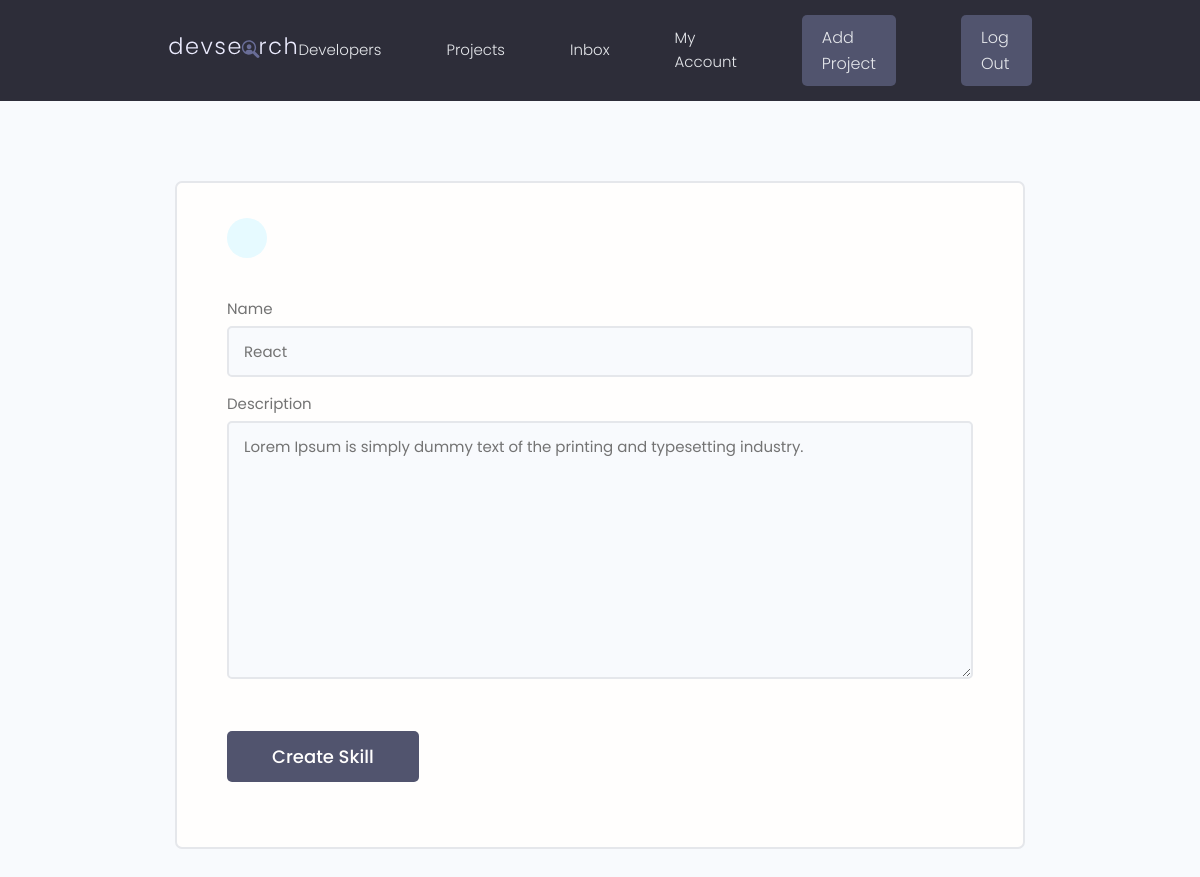
The app's page /update-skill/7b29dc2a-e8ff-4604-8f69-d4fe20208d20/ (signed in) with its own data.
### users/models.py (models this page shows, shortened)
class Skill(models.Model):
    id = models.UUIDField(default=uuid.uuid4, unique=True,
                          primary_key=True, editable=False)
    owner = models.ForeignKey(
        Profile, on_delete=models.CASCADE, null=True, blank=True)
    name = models.CharField(max_length=200, blank=True, null=True)
    description = models.TextField(null=True, blank=True)
    created = models.DateTimeField(auto_now_add=True)

### users/views.py (the view)
# urls.py: path('update-skill/<str:pk>/', view=views.update_skill, name='update-skill'),
@login_required(login_url='login')
def update_skill(request, pk):
    profile = request.user.profile
    skill = profile.skill_set.get(id=pk)
    form = SkillForm(instance=skill)
    if request.method == 'POST':
        form = SkillForm(request.POST, instance=skill)
        if form.is_valid():
            form.save()
            messages.success(request, 'Skill has been updated')
            return redirect('user-account')
    context = {'form': form}
    return render(request, 'users/skill_form.html', context)

### users/forms.py
class SkillForm(ModelForm):
    class Meta:
        model = Skill
        exclude = ['owner', 'id']
    def __init__(self, *args, **kwargs):
        super(SkillForm, self).__init__(*args, **kwargs)
        for name, field in self.fields.items():
            field.widget.attrs.update({'class': 'input'})

### users/templates/users/skill_form.html (shortened to what this page needs)
{% extends 'main.html' %}
{% block content %}
<main class="formPage my-xl">
    <div class="content-box">
        <div class="formWrapper">
            <a class="backButton" href="{% url 'user-account' %}"></a>
            <br>
            <form method="post">
                {% for field in form %}
                <div class="form__field">
                    <label for="formInput#text">{{field.label}}</label>
                    {{field}}
                </div>
                {% endfor %}
                <input class="btn btn--sub btn--lg  my-md" type="submit" value="Create Skill" />
            </form>
        </div>
    </div>
</main>
{% endblock %}

### static/styles/app.css (style rules this page uses)
:root { --color-sub: #2d2d39; }
.btn--sub { background-color: var(--color-sub-light); }
.content-box { width: 95%; max-width: 85rem; margin: 0 auto; }
.backButton { background: var(--color-main-light); color: var(--color-main); width: 4rem; height: 4rem; display: flex; align-items: center; justify-content: center; border-radius: 50%; }
.formPage .formWrapper { list-style: none; background: var(--color-white); padding: 3.5rem 5rem; border: 2px solid var(--color-light); border-radius: 0.7rem; }

### static/uikit/styles/modules/_variables.css (style rules this page uses)
:root { --color-main: #5aa5b9; --color-main-light: #e6faff; --color-sub: #3f4156; --color-sub-light: #51546e; --color-sub-lighter: #ededfd; --color-text: #737373; --color-gray: #8b8b8b; --color-light: #e5e7eb; --color-light-gray: #767676; --color-bg: #f8fafd; --color-white: #fffefd; --color-white-light: #f3f3f3; --color-success: #359e64; --color-success-bg: #def8e8; --color-error: #fc4b0b; --color-error-bg: #fff2ee; --font-base: 'Poppins', arial, helvetica, 'Segoe UI', roboto, ubuntu, sans-serif; --font-monospace: 'Fira Code', 'Courier New', courier, monospace; --font-regular: 300; --font-medium: 500; --font-bold: 700; --generic-shadow: 1px 1px 5px #00000010; --generic-transition: all 0.3s ease-in-out; }

### static/uikit/styles/modules/_base.css (style rules this page uses)
* { margin: 0; padding: 0; box-sizing: border-box; text-rendering: optimizeLegibility; color: inherit; font-size: inherit; }
html { font-size: 50%; }
@media only screen and (min-width: 480px) { html { font-size: 56.25%; } }
@media only screen and (min-width: 1200px) { html { font-size: 62.5%; } }
body { line-height: 1.6; font-weight: 400; font-size: 1.5rem; color: var(--color-text); background-color: var(--color-bg); min-height: 100vh; }

### static/uikit/styles/modules/_typography.css (style rules this page uses)
* { font-family: var(--font-base); }
a { padding-bottom: 2px; text-decoration: none; display: inline-block; color: var(--color-main); font-weight: var(--font-medium); }

### static/uikit/styles/modules/_utilities.css (style rules this page uses)
.my-md { margin: 3rem auto; }
.my-xl { margin: 8rem auto; }

### static/uikit/styles/modules/_button.css (style rules this page uses)
.btn { display: inline-block; position: relative; cursor: pointer; background-color: var(--color-light); font-weight: var(--font-medium); color: var(--color-sub); text-decoration: none; padding: 1rem 2rem; border-radius: 0.5rem; border: none; width: -webkit-fit-content; width: -moz-fit-content; width: fit-content; height: -webkit-fit-content; height: -moz-fit-content; height: fit-content; font-size: 1.6rem; outline-width: 0; outline-color: transparent; -webkit-backface-visibility: hidden; backface-visibility: hidden; transition: all 0.3s ease-in-out; }
.btn--sub { background-color: var(--color-sub); color: var(--color-white); }
.btn--lg { font-size: 1.8rem; padding: 1.2rem 4.5rem; }

### static/uikit/styles/modules/_form.css (style rules this page uses)
.form__field { margin-top: 1.5rem; margin-bottom: 1.5rem; }
.form__label, .form__field > label { display: block; margin-bottom: 0.5rem; color: var(--color-text); }
input.input[type='text'], input.input[type='email'], input.input[type='password'], input.input[type='number'], textarea.input { min-width: 24rem; width: 100%; padding: 1.2rem 1.5rem; border-radius: 0.5rem; border: 2px solid var(--color-light); transition: all 0.3s ease-in-out; background-color: var(--color-bg); }

### records on screen
Skill: form "React" "Lorem Ipsum is simply dummy text of the printing and typesetting industry."

### other values on screen
{{ field.label }} "Name" "Description"
